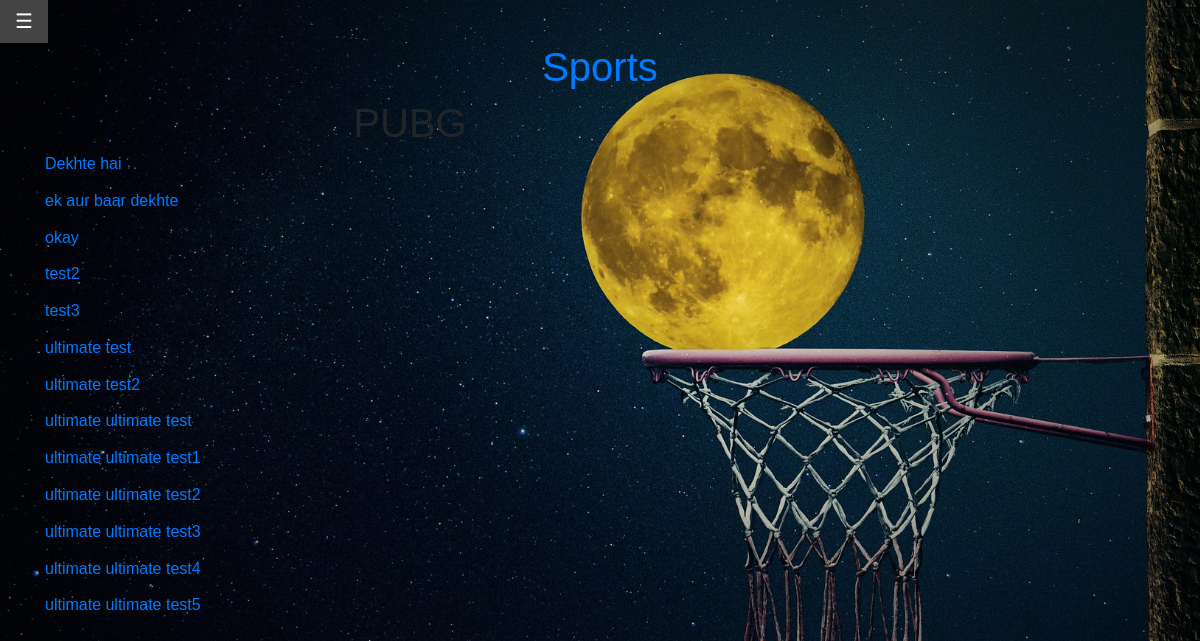
/pubg, run on the app's committed database.
### app1/models.py (models this page shows, shortened)
class Post(models.Model):
    user= models.CharField(max_length=100)
    title= models.CharField(max_length=100)
    location = models.CharField(max_length=100, default='online')
    content= models.TextField()
    category = models.CharField(max_length=30, default='others')
    url= models.SlugField(max_length=100, unique=False, blank=True, editable=False)

### app1/views.py (the view)
# urls.py: path('pubg', pubg_view, name='pubg'),
def pubg_view(request):
    display = []
    allposts= Post.objects.all()
    for post in allposts:
        if post.category=="pubg":
            display.append(post)
    context= {"allposts": display,
              }
    return render(request, 'pubg.html', context)

### Templates/pubg.html
{% extends 'base.html' %}
{% block content%}
<h1>PUBG</h1>
{% for post in allposts %}
<a href='/posts/{{ post.url }}/'>{{ post.title }} </a>
<br><br>
{% endfor %}
{%endblock%}

### static/style.css (style rules this page uses)
html { height:100%; }
body { background: url('/static/login.jpg'); height: 100%; background-attachment: fixed; background-position: center; background-repeat: no-repeat; background-size: cover; margin: 0; padding: 0; border: 0; font-size: 100%; font: inherit; vertical-align: baseline; }
h1 { font-weight: 500; line-height: 1.2; text-align:center; }
body { font-family: 'Mukta', sans-serif; }

### data on the page
Post: title "Dekhte hai"
Post: title "ek aur baar dekhte"
Post: title "okay"
Post: title "test2"
Post: title "test3"
Post: title "ultimate test"
Post: title "ultimate test2"
Post: title "ultimate ultimate test"
Post: title "ultimate ultimate test1"
Post: title "ultimate ultimate test2"
Post: title "ultimate ultimate test3"
Post: title "ultimate ultimate test4"
Post: title "ultimate ultimate test5"
